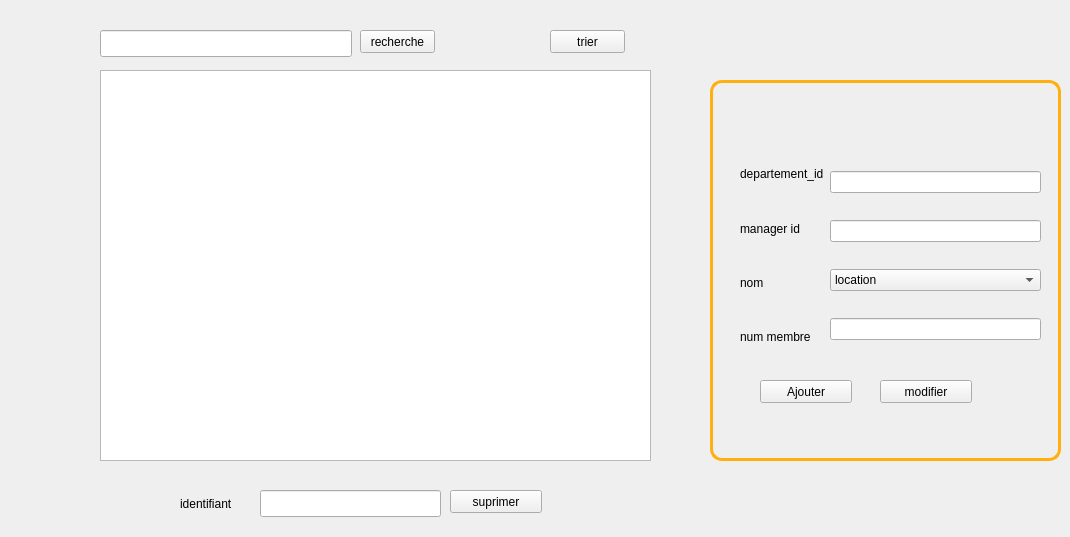
      <widget class="QWidget" name="page_12">
       <widget class="QLineEdit" name="lineEditrecherchee_2">
        <property name="geometry">
         <rect>
          <x>100</x>
          <y>30</y>
          <width>252</width>
          <height>27</height>
         </rect>
        </property>
        <property name="styleSheet">
         <string notr="true"/>
        </property>
        <property name="text">
         <string/>
        </property>
       </widget>
       <widget class="QTableView" name="tabemployee_2">
        <property name="geometry">
         <rect>
          <x>100</x>
          <y>70</y>
          <width>551</width>
          <height>391</height>
         </rect>
        </property>
       </widget>
       <widget class="QPushButton" name="pb_trierr_2">
        <property name="geometry">
         <rect>
          <x>550</x>
          <y>30</y>
          <width>75</width>
          <height>23</height>
         </rect>
        </property>
        <property name="text">
         <string>trier</string>
        </property>
       </widget>
       <widget class="QPushButton" name="pb_ajouterr_2">
        <property name="geometry">
         <rect>
          <x>760</x>
          <y>380</y>
          <width>92</width>
          <height>23</height>
         </rect>
        </property>
        <property name="styleSheet">
         <string notr="true"/>
        </property>
        <property name="text">
         <string>Ajouter</string>
        </property>
       </widget>
       <widget class="QPushButton" name="pb_supprimerr_2">
        <property name="geometry">
         <rect>
          <x>450</x>
          <y>490</y>
          <width>92</width>
          <height>23</height>
         </rect>
        </property>
        <property name="styleSheet">
         <string notr="true"/>
        </property>
        <property name="text">
         <string>suprimer</string>
        </property>
       </widget>
       <widget class="QWidget" name="horizontalLayoutWidget_7">
        <property name="geometry">
         <rect>
          <x>740</x>
          <y>150</y>
          <width>301</width>
          <height>211</height>
         </rect>
        </property>
        <layout class="QHBoxLayout" name="horizontalLayout_10">
         <item>
          <layout class="QVBoxLayout" name="verticalLayout_21">
           <item>
            <widget class="QLabel" name="label_70">
             <property name="text">
              <string>departement_id</string>
             </property>
            </widget>
           </item>
           <item>
            <widget class="QLabel" name="label_71">
             <property name="text">
              <string>manager id</string>
             </property>
            </widget>
           </item>
           <item>
            <widget class="QLabel" name="label_72">
             <property name="text">
              <string>nom</string>
             </property>
            </widget>
           </item>
           <item>
            <widget class="QLabel" name="label_73">
             <property name="text">
              <string>num membre</string>
             </property>
            </widget>
           </item>
          </layout>
         </item>
         <item>
          <layout class="QVBoxLayout" name="verticalLayout_22">
           <item>
            <widget class="QLineEdit" name="lineEdit_idd_2">
             <property name="text">
              <string/>
             </property>
            </widget>
           </item>
           <item>
            <widget class="QLineEdit" name="lineEdit_managerr">
             <property name="enabled">
              <bool>true</bool>
             </property>
            </widget>
           </item>
           <item>
            <widget class="QComboBox" name="mariemm">
             <item>
              <property name="text">
               <string>location</string>
              </property>
             </item>
             <item>
              <property name="text">
               <string>ressource humaine</string>
              </property>
             </item>
             <item>
              <property name="text">
               <string>finance</string>
              </property>
             </item>
             <item>
              <property name="text">
               <string>marketing</string>
              </property>
             </item>
            </widget>
           </item>
           <item>
            <widget class="QLineEdit" name="lineEdit_num_membre"/>
           </item>
          </layout>
         </item>
        </layout>
       </widget>
       <widget class="QLabel" name="label_74">
        <property name="geometry">
         <rect>
          <x>180</x>
          <y>480</y>
          <width>56</width>
          <height>48</height>
         </rect>
        </property>
        <property name="text">
         <string>identifiant</string>
        </property>
       </widget>
       <widget class="QPushButton" name="pb_modifierr_2">
        <property name="geometry">
         <rect>
          <x>880</x>
          <y>380</y>
          <width>92</width>
          <height>23</height>
         </rect>
        </property>
        <property name="styleSheet">
         <string notr="true"/>
        </property>
        <property name="text">
         <string>modifier</string>
        </property>
       </widget>
       <widget class="QPushButton" name="pb_recherchee_2">
        <property name="geometry">
         <rect>
          <x>360</x>
          <y>30</y>
          <width>75</width>
          <height>23</height>
         </rect>
        </property>
        <property name="text">
         <string>recherche</string>
        </property>
       </widget>
       <widget class="QLineEdit" name="lineEdits_2">
        <property name="geometry">
         <rect>
          <x>260</x>
          <y>490</y>
          <width>181</width>
          <height>27</height>
         </rect>
        </property>
        <property name="text">
         <string/>
        </property>
       </widget>
       <widget class="QLabel" name="label_75">
        <property name="geometry">
         <rect>
          <x>710</x>
          <y>80</y>
          <width>351</width>
          <height>381</height>
         </rect>
        </property>
        <property name="styleSheet">
         <string notr="true">background-color: transparent;
border-radius: 12px;
border-color: rgb(255, 175, 14);
	padding: 5px;
border-width: 3px;
border-style: solid ;</string>
        </property>
        <property name="text">
         <string/>
        </property>
       </widget>
       <zorder>label_75</zorder>
       <zorder>lineEditrecherchee_2</zorder>
       <zorder>tabemployee_2</zorder>
       <zorder>pb_trierr_2</zorder>
       <zorder>pb_ajouterr_2</zorder>
       <zorder>pb_supprimerr_2</zorder>
       <zorder>horizontalLayoutWidget_7</zorder>
       <zorder>label_74</zorder>
       <zorder>pb_modifierr_2</zorder>
       <zorder>pb_recherchee_2</zorder>
       <zorder>lineEdits_2</zorder>
      </widget>
